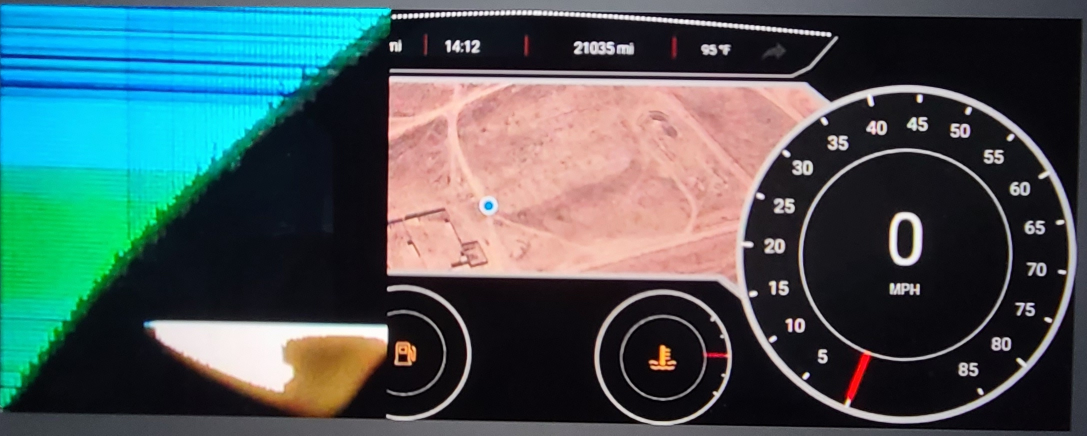
#> input picture ImageRegistration/images/fail1.jpg, 2174 x 871 px (shown at 1/2 size)
$ python AlignImages.py
#> lines starting #> are read from the running program, lines starting #| are printed output that depends on the picture; after the words box and inside, x2 and y2 are one past the last pixel; in counts of white or black regions, pixels touching at a corner belong together; pictures that were not available may be replaced by others from this repository, and a replacement may not be noted

import cv2
import numpy as np
import matplotlib.pyplot as plt


img = [  # images
    cv2.imread("images/fail1.jpg"),
    cv2.imread("images/fail2.jpg"),
    cv2.imread("images/fail3.jpg"),
    cv2.imread("images/fail4.jpg"),
    cv2.imread("images/fail6.jpg"),
]
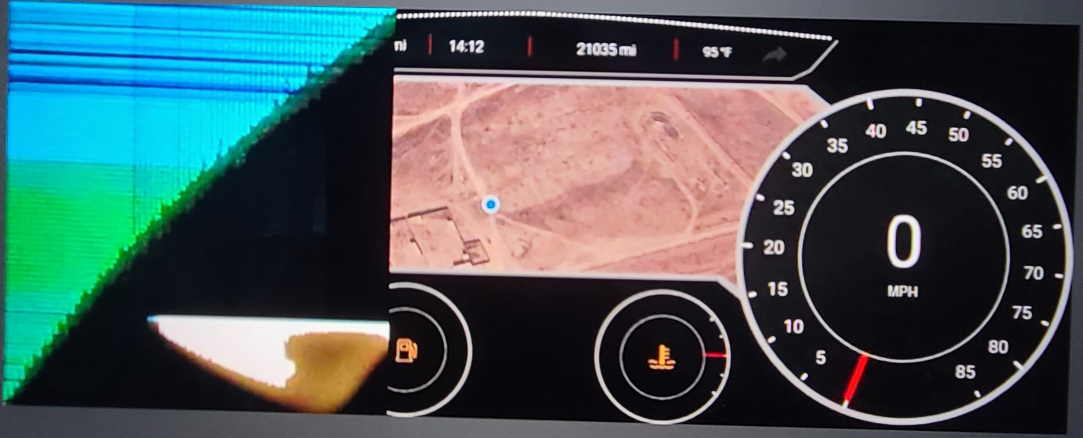
#> input picture ImageRegistration/images/fail2.jpg, 2166 x 875 px (shown at 1/2 size)
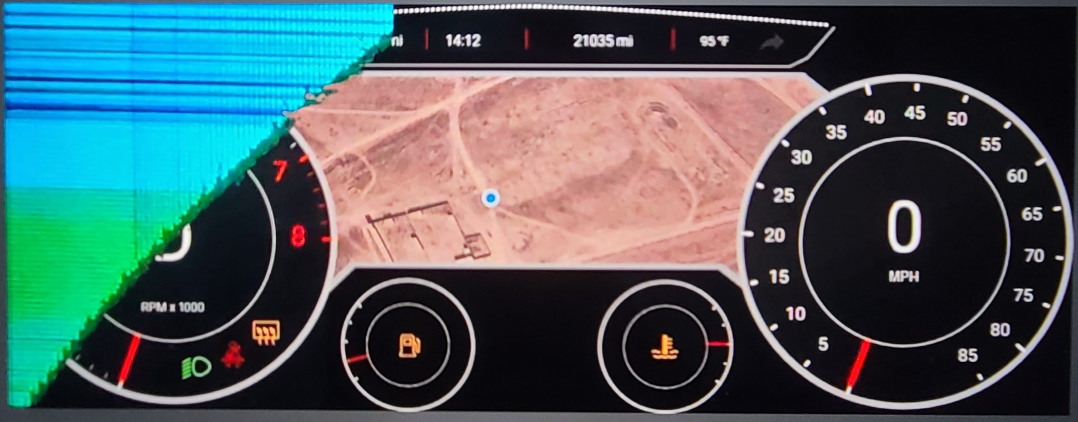
#> input picture ImageRegistration/images/fail3.jpg, 2156 x 844 px (shown at 1/2 size)
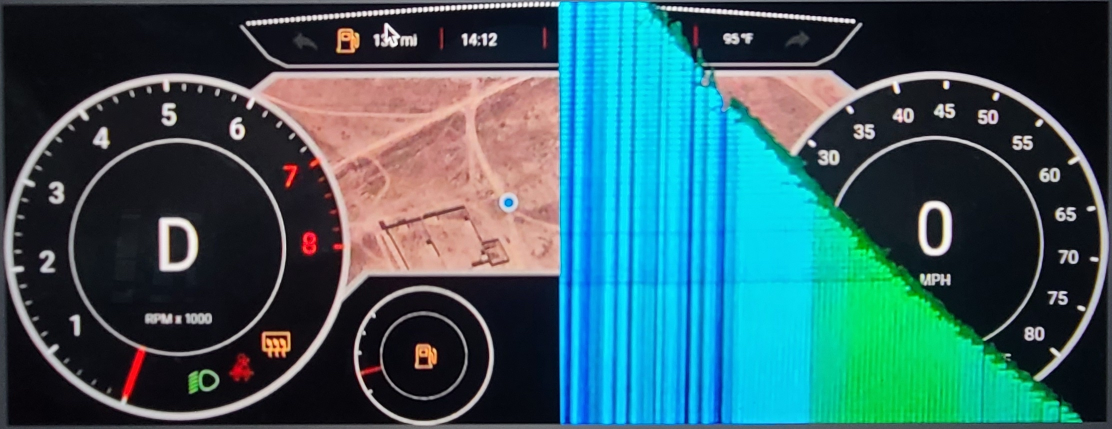
#> input picture ImageRegistration/images/fail4.jpg, 2224 x 858 px (shown at 1/2 size)
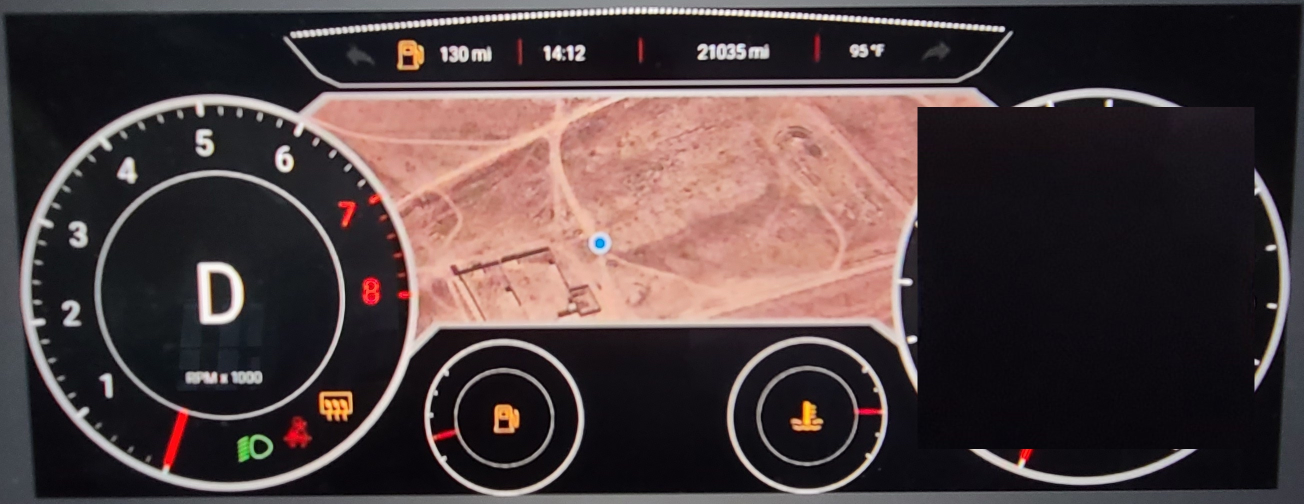
#> input picture ImageRegistration/images/fail6.jpg, 2607 x 1008 px (shown at 1/2 size)

dash = cv2.imread("/Users/aidanlear/Desktop/Research2023/TESTIMAGES/dash1.jpg")
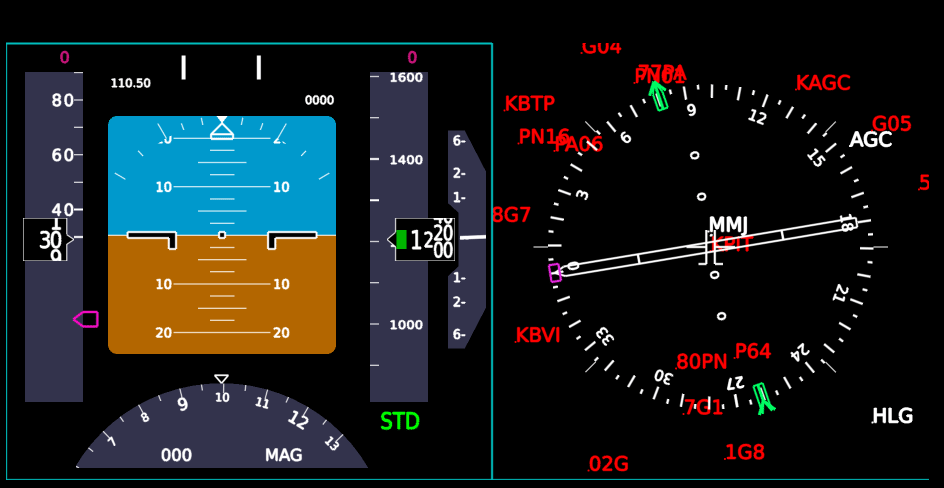
#> input picture Data/NewDashboards/dash1.png, 944 x 488 px, given in place of dash1.jpg, which was not available
#> dash is the input picture: shape (488, 944, 3); mean B, G, R 29, 29, 25.8
dash_s = cv2.imread("images/dash4.jpg") # screenshot of the dashboard. Expected display output


#shows an image
def show(image, title=None):
    plt.imshow(image)
    if not (title is None):
        plt.title(title)
    plt.show()


#does the morphology thing
def morph(image):
    im = cv2.cvtColor(image, cv2.COLOR_BGR2GRAY)
    _, thresh = cv2.threshold(im, 127, 255, cv2.THRESH_OTSU)
    kernel = cv2.getStructuringElement(cv2.MORPH_RECT, (3, 3))
    m = cv2.morphologyEx(thresh, cv2.MORPH_CLOSE, kernel)
    return m


#extend image bounds with blank pixels so they match.
def extend_image(a, b):
    #check if the image is grayscale
    if len(a.shape) == 2:
        return _extend_image_grayscale(a, b)


    #extend height
    dx = a.shape[0] - b.shape[0]
#> dx = 370
    if dx > 0: #a is bigger, extend b
        new_pixels = np.zeros((abs(dx), b.shape[1], 3), dtype='uint8')
        b = np.concatenate((b, new_pixels), axis=0)
    elif dx < 0: #b is bigger, extend a
        new_pixels = np.zeros((abs(dx), a.shape[1], 3), dtype='uint8')
        a = np.concatenate((a, new_pixels), axis=0)

    #extend width
    dy = a.shape[1] - b.shape[1]
#> dy = 1280
    if dy > 0:  # a is bigger, extend b
        new_pixels = np.zeros((b.shape[0], abs(dy), 3), dtype='uint8')
        b = np.concatenate((b, new_pixels), axis=1)
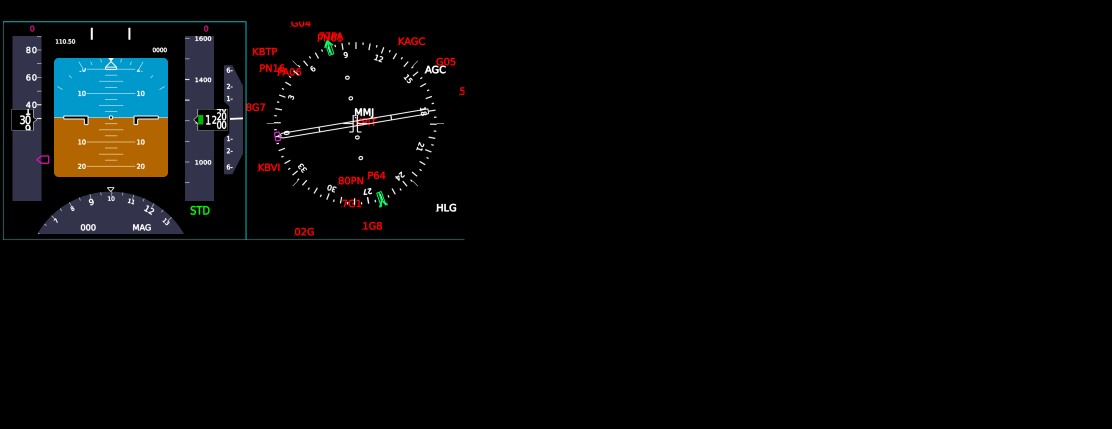
#> b: shape (858, 2224, 3) (shown at 1/2 size); mean of channels 0, 1, 2 7, 7, 6.2; drawn as B, G, R
    elif dy < 0:  # b is bigger, extend a
        new_pixels = np.zeros((a.shape[0], abs(dy), 3), dtype='uint8')
        a = np.concatenate((a, new_pixels), axis=1)

    #return output
    return a, b


#helper function to extend grayscale images
# [21 lines left out: function _extend_image_grayscale, not called in this run]


#Aligns query image with the train image based on their features and estimating the affine transformation.
#Returns a copy of the query image and the train image. This is because both images may be given padding so they
# have the same dimensions.
#Note: Does not currently consider the accuracy/strength of the matches.
def align_images(query, train):
    # extend bounds of images
    query, train = extend_image(query, train)
#> query is the input picture: shape (858, 2224, 3); mean B, G, R 99.1, 93.4, 51.6

    # keypoints and matching
    sift = cv2.SIFT_create()
    kp1, des1 = sift.detectAndCompute(query, None)
#> kp1 = 2393 keypoints; strongest (x, y, size): (1706, 42, 6.6), (2162, 616, 7.8), (1991, 194, 8.6), (2077, 247, 8.5)
    kp2, des2 = sift.detectAndCompute(train, None)
#> kp2 = 1604 keypoints; strongest (x, y, size): (56, 255, 3), (701, 196, 2.3), (695, 155, 2.3), (721, 316, 2.3)
    bf = cv2.BFMatcher(cv2.DIST_L2, crossCheck=True)
    matches = bf.match(des1, des2)  # first is query, second is train
#> matches = 259 matches
    matches = sorted(matches, key=lambda x: x.distance)
    src_pts = np.float32([kp1[m.queryIdx].pt for m in matches]).reshape(-1, 1, 2)
#> src_pts = 259 rows, first 8: [882.9, 60.58], [576.2, 367.7], [576.2, 367.7], [154, 663.1], [1869.2, 435.5], [1869.2, 435.5], [1611.3, 42], [1494, 845.4]
    dst_pts = np.float32([kp2[m.trainIdx].pt for m in matches]).reshape(-1, 1, 2)
#> dst_pts = 259 rows, first 8: [559.5, 245.3], [792.1, 107.8], [808.4, 132], [833, 351.3], [64.37, 58.95], [64.37, 58.95], [729.4, 250.9], [327.7, 175.3]

    # Find the transformation between points, standard RANSAC
    transformation_matrix, mask = cv2.findHomography(src_pts, dst_pts, cv2.RANSAC, 5.0)
#> transformation_matrix = [[-0.251, -0.488, 787], [-0.0776, -0.0789, 205.9], [-0.000338, -0.000544, 1]]; mask = 259 values, max 1 at index 77, min 0 at index 0, mean 0.0193

    #Warp the image
    query = cv2.warpPerspective(query, transformation_matrix, (query.shape[1], query.shape[0]))

    # return the aligned images
    return query, train


#Division Normalization
# [281 lines left out: functions div_norm, test_extend_image, ecc_example, ecc_combine, estimate_affine, test_align_images and 5 more, not called in this run]


def test_morph():
    #align the images
    a, b = align_images(img[3], dash)
    #a, b = align_images(img[0], dash)
    show(a, 'aligned')
    show(b, 'aligned')

    #morphology process
    out = abs(morph(a) - morph(b))
#> in morph, `_, thresh = cv2.threshold(im, 127, 255, cv2.THRESH_OTSU)`: thresh: shape (858, 2224); 62% white; 21 black regions (17 under 20 px), largest, box (x1, y1, x2, y2) and area: (0, 0, 1333, 858) 698705, (0, 200, 734, 455) 13105, (1416, 0, 1948, 62) 12122, (1075, 0, 1143, 36) 481
#> in morph, `m = cv2.morphologyEx(thresh, cv2.MORPH_CLOSE, kernel)`: m: shape (858, 2224); 62.1% white; 4 black regions, box (x1, y1, x2, y2) and area: (0, 0, 1331, 858) 698052, (0, 201, 728, 455) 13094, (1420, 0, 1941, 61) 12050, (1082, 0, 1140, 32) 441
#> in morph (call 2), `_, thresh = cv2.threshold(im, 127, 255, cv2.THRESH_OTSU)`: thresh: shape (858, 2224); 3.9% white; 211 white regions (59 under 20 px), largest, box (x1, y1, x2, y2) and area: (108, 116, 336, 354) 53692, (6, 42, 929, 480) 3763, (548, 214, 871, 283) 2534
#> in morph (call 2), `m = cv2.morphologyEx(thresh, cv2.MORPH_CLOSE, kernel)`: m: shape (858, 2224); 4% white; 169 white regions (51 under 20 px)
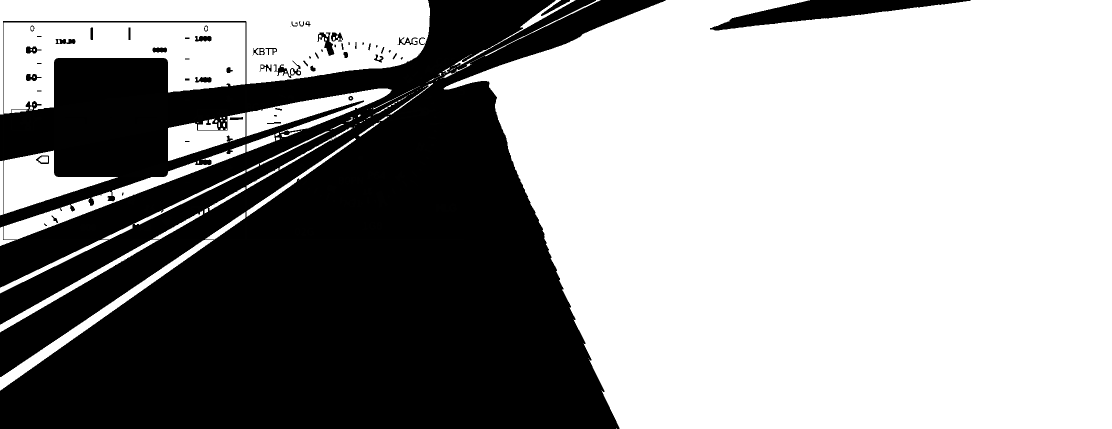
#> out: shape (858, 2224) (shown at 1/2 size); min 0, max 255, mean 152.3
    show(out, "difference")


    #draw contours
    contours, hierarchy = cv2.findContours(out, cv2.RETR_TREE, cv2.CHAIN_APPROX_SIMPLE)
#> contours = 359 contours, 186 with area under 20; largest, box (x1, y1, x2, y2) and area: (887, 0, 2224, 858) 944296, (0, 0, 871, 665) 281153, (6, 255, 492, 454) 25904, (107, 115, 337, 216) 19017, (0, 276, 712, 781) 11437
    cv2.drawContours(out, contours, 3, (0, 255, 0), 3)
#> out: shape (858, 2224); under 0.01% of pixels changed, all inside (x1, y1, x2, y2) = (76, 466, 80, 468)
    show(out, 'out')


if __name__ == '__main__':
    #baseline_difference_test()
    #preprocessing_pipeline(img[3])
    test_morph()
